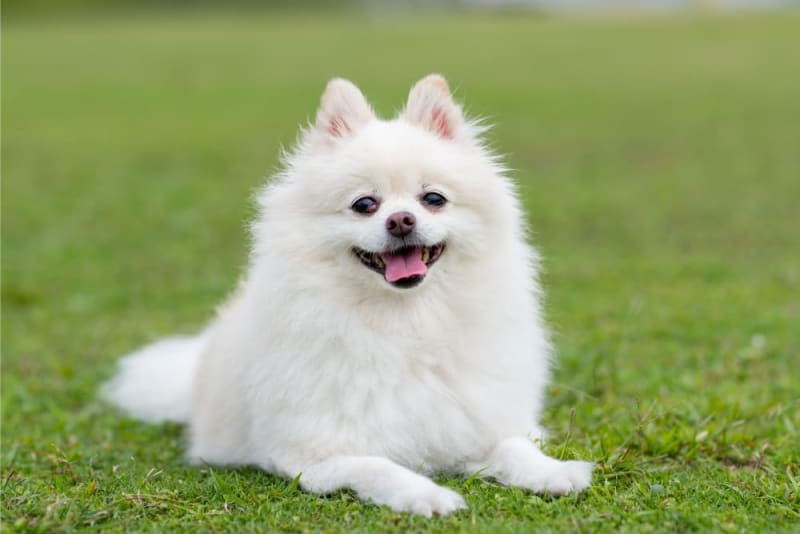
#> input picture Module2/Week1/dog.jpeg, 800 x 534 px
$ python image_processing.py
#> lines starting #> are read from the running program, lines starting #| are printed output that depends on the picture
import numpy as np
import matplotlib . image as mpimg
import matplotlib.pyplot as plt


img = mpimg.imread('dog.jpeg')
#> img is the input picture: shape (534, 800, 3); mean R, G, B 149.2, 163.3, 110.6


def convert_to_gray_img_by_lightness(img):
    res = (np.max(img, axis=2) + np.min(img, axis=2))/2
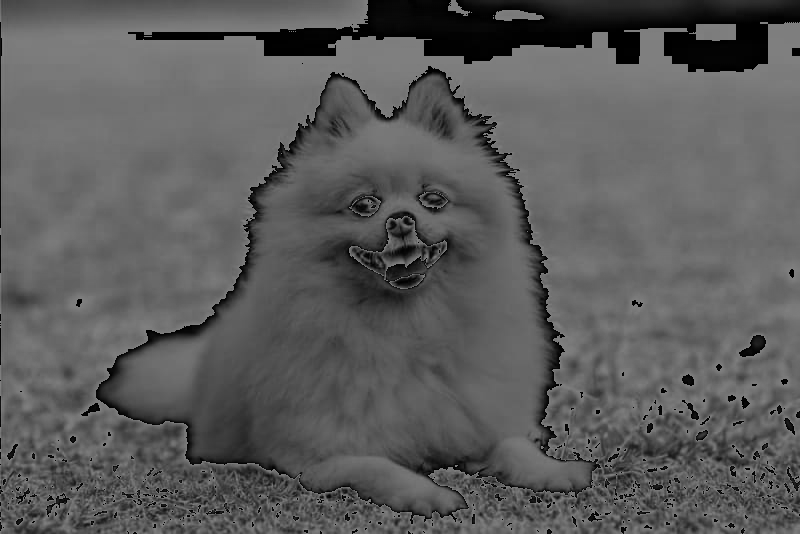
#> res: shape (534, 800) float64; min 0, max 127.5, mean 91.7
    return res


def convert_to_gray_img_by_average(img):
    res = np.average(img, axis=2)
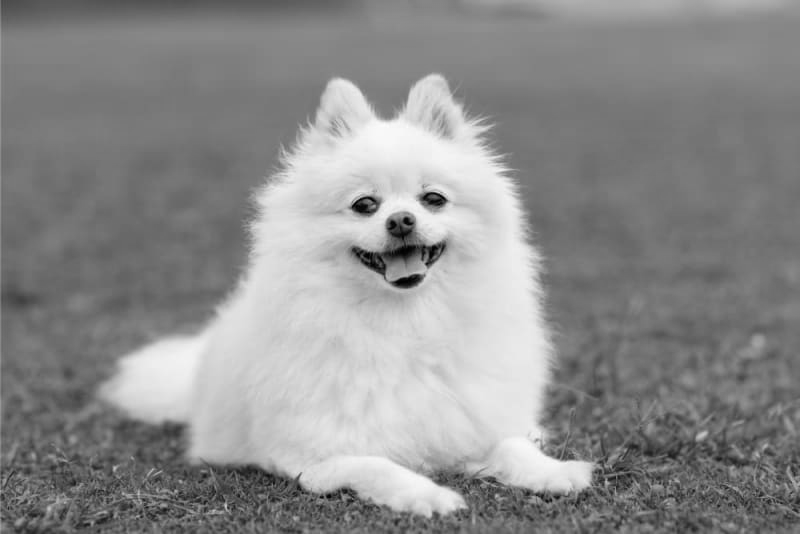
#> res: shape (534, 800) float64; min 0, max 252, mean 141
    return res


def convert_to_gray_img_by_luminosity(img):
    coefficients = [0.21, 0.72, 0.07]
    res = np.sum(np.multiply(img, coefficients), axis=2)
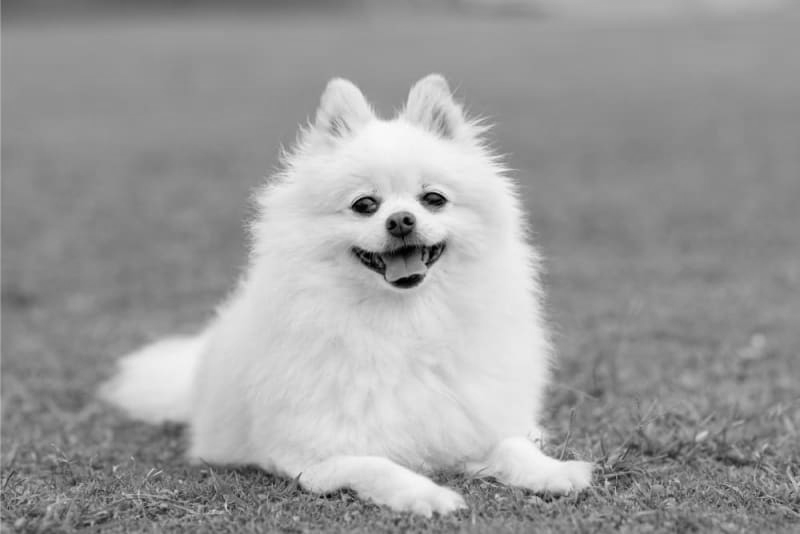
#> res: shape (534, 800) float64; min 0, max 252.4, mean 156.6
    return res


if __name__ == "__main__":
    img = mpimg.imread('dog.jpeg')
    img_by_lightness = convert_to_gray_img_by_lightness(img)
    img_by_average = convert_to_gray_img_by_average(img)
    img_by_luminosity = convert_to_gray_img_by_luminosity(img)

    fig, axes = plt.subplots(2, 2, figsize=(10, 10))

    axes[0, 0].imshow(img)
    axes[0, 0].set_title('Original Image')
    axes[0, 0].axis('off')

    axes[0, 1].imshow(img_by_lightness, cmap='gray')
    axes[0, 1].set_title('By Lightness')
    axes[0, 1].axis('off')

    axes[1, 0].imshow(img_by_average, cmap='gray')
    axes[1, 0].set_title('By Average')
    axes[1, 0].axis('off')

    axes[1, 1].imshow(img_by_luminosity, cmap='gray')
    axes[1, 1].set_title('By Luminosity')
    axes[1, 1].axis('off')

    plt.tight_layout()
    plt.show()
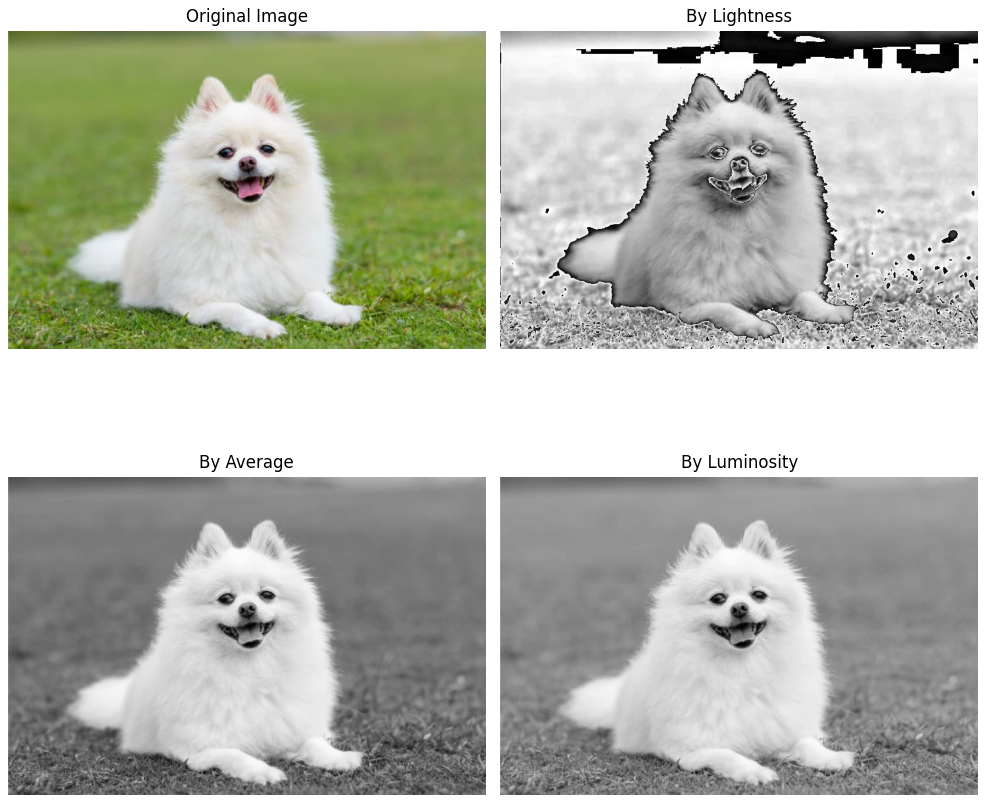
#> figure drawn by matplotlib, 4 panels
